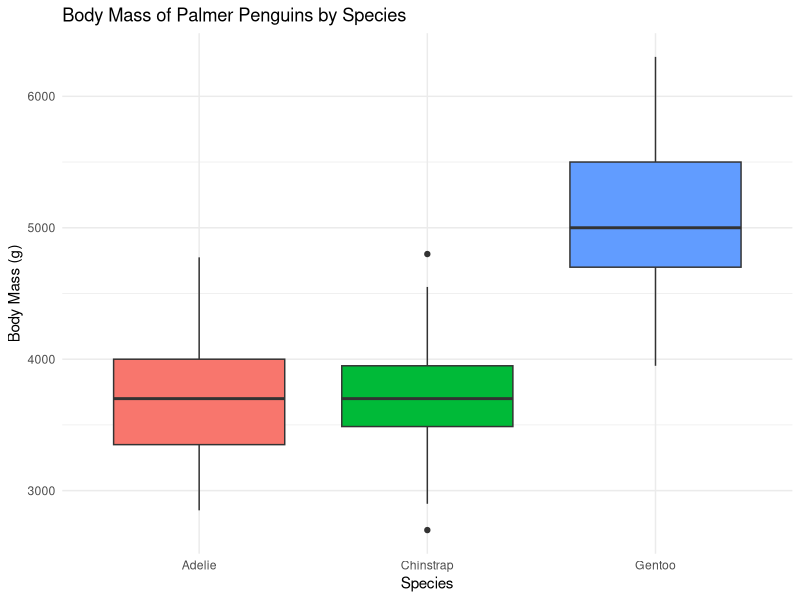
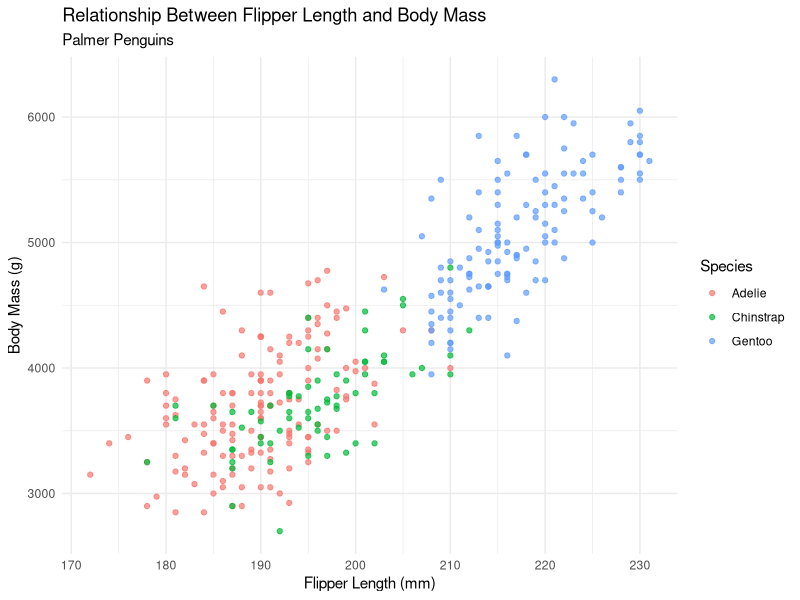

The R source for these figures, in order:
## ---- chunk 1
#| message: false
#| warning: false

library(palmerpenguins)
library(tidyverse)
## ---- chunk 2
head(penguins)
## ---- chunk 3
dim(penguins)
## ---- chunk 4
penguins |>
  summarise(
    missing_body_mass = sum(is.na(body_mass_g)),
    missing_flipper_length = sum(is.na(flipper_length_mm))
  )
## ---- chunk 5
penguins_clean <- penguins |>
  drop_na(body_mass_g, flipper_length_mm)
## ---- chunk 6
nrow(penguins)
nrow(penguins_clean)
## ---- chunk 7
body_mass_summary <- penguins_clean |>
  group_by(species) |>
  summarise(
    n = n(),
    mean_body_mass = mean(body_mass_g),
    median_body_mass = median(body_mass_g),
    sd_body_mass = sd(body_mass_g),
    min_body_mass = min(body_mass_g),
    max_body_mass = max(body_mass_g)
  )

body_mass_summary
## ---- chunk 8
ggplot(
  penguins_clean,
  aes(
    x = species,
    y = body_mass_g,
    fill = species
  )
) +
  geom_boxplot() +
  labs(
    title = "Body Mass of Palmer Penguins by Species",
    x = "Species",
    y = "Body Mass (g)"
  ) +
  theme_minimal() +
  guides(fill = "none")
## ---- chunk 9
penguins_clean |>
  summarise(
    correlation = cor(flipper_length_mm, body_mass_g)
  )
## ---- chunk 10
penguins_clean |>
  group_by(species) |>
  summarise(
    correlation = cor(flipper_length_mm, body_mass_g)
  )
## ---- chunk 11
ggplot(
  penguins_clean,
  aes(
    x = flipper_length_mm,
    y = body_mass_g,
    color = species
  )
) +
  geom_point(alpha = 0.7) +
  labs(
    title = "Relationship Between Flipper Length and Body Mass",
    subtitle = "Palmer Penguins",
    x = "Flipper Length (mm)",
    y = "Body Mass (g)",
    color = "Species"
  ) +
  theme_minimal()
